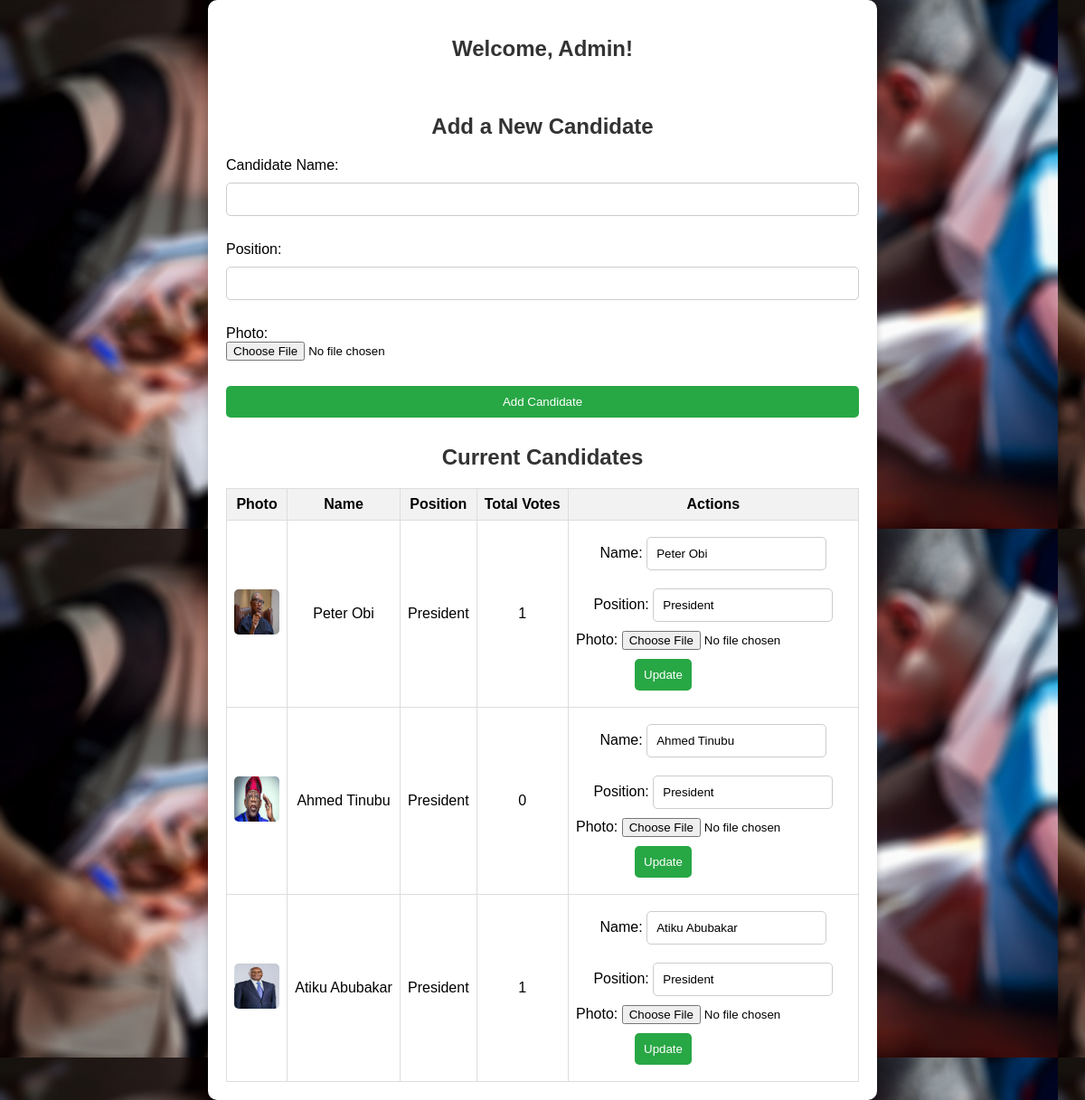
The app's page /admin.php (signed in) with its own data.
### tables this page shows
CREATE TABLE `candidates` (
  `id` int(11) NOT NULL,
  `name` varchar(100) DEFAULT NULL,
  `position` varchar(100) DEFAULT NULL,
  `votes` int(11) DEFAULT 0,
  `photo` varchar(255) DEFAULT NULL
);

### admin.php (the view, shortened to what this page needs)
<?php
require 'db.php';
$candidates = $pdo->query("SELECT * FROM candidates")->fetchAll();
?>
<!DOCTYPE html>
<html lang="en">
<head>
    <link rel="stylesheet" href="style.css">
</head>
<body>
    <div class="container">
        <h2>Welcome, Admin!</h2>
        <a href="logout.php">Logout</a>
        <h2>Add a New Candidate</h2>
        <form method="POST" action="admin.php" enctype="multipart/form-data">
            Candidate Name: <input type="text" name="name" required><br>
            Position: <input type="text" name="position" required><br>
            Photo: <input type="file" name="photo" accept="image/*"><br>
            <button type="submit">Add Candidate</button>
        </form>
        <h2>Current Candidates</h2>
        <table>
            <tr>
                <th>Photo</th>
                <th>Name</th>
                <th>Position</th>
                <th>Total Votes</th>
                <th>Actions</th>
            </tr>
            <?php foreach ($candidates as $candidate): ?>
                <tr>
                    <td>
                        <?php if ($candidate['photo']): ?>
                            <img src="<?php echo htmlspecialchars($candidate['photo']); ?>" alt="Photo" width="50" height="50">
                        <?php else: ?>
                            No Image
                        <?php endif; ?>
                    </td>
                    <td><?php echo htmlspecialchars($candidate['name']); ?></td>
                    <td><?php echo htmlspecialchars($candidate['position']); ?></td>
                    <td><?php echo $candidate['votes']; ?></td>
                    <td>
                        <form method="POST" action="admin.php" style="display:inline;" enctype="multipart/form-data">
                            Name: <input type="text" name="name" value="<?php echo htmlspecialchars($candidate['name']); ?>" required><br>
                            Position: <input type="text" name="position" value="<?php echo htmlspecialchars($candidate['position']); ?>" required><br>
                            Photo: <input type="file" name="photo" accept="image/*"><br>
                            <button type="submit">Update</button>
                        </form>
                        <a href="admin.php?delete_id=<?php echo $candidate['id']; ?>" onclick="return confirm('Are you sure you want to delete this candidate?')">Delete</a>
                    </td>
                </tr>
            <?php endforeach; ?>
        </table>
    </div>
</body>
</html>

### style.css (style rules this page uses)
body { font-family: Arial, sans-serif; display: flex; justify-content: center; align-items: center; min-height: 100vh; margin: 0; background-color: #f7f7f7; background-image: url("uploads/INEC.png"); }
.container { width: 700px; padding: 20px; background: #fff; border-radius: 10px; box-shadow: 0 4px 8px rgba(0, 0, 0, 0.2); }
h2 { text-align: center; color: #333; }
form { display: flex; flex-direction: column; }
input[type="text"], input[type="email"], input[type="password"] { padding: 10px; margin: 10px 0; border: 1px solid #ccc; border-radius: 5px; }
button { padding: 10px; margin: 10px 0; border: none; border-radius: 5px; background-color: #28a745; color: #fff; cursor: pointer; }
a { text-decoration: none; color: #fff; margin-left: 60px; }
table { width: 100%; border-collapse: collapse; margin-top: 20px; }
table, th, td { border: 1px solid #ddd; padding: 8px; text-align: center; }
th { background-color: #f2f2f2; }
img { border-radius: 5px; }

### records on screen
candidates: photo (picture), name "Peter Obi", position "President", votes "1"
candidates: photo (picture), name "Ahmed Tinubu", position "President", votes "0"
candidates: photo (picture), name "Atiku Abubakar", position "President", votes "1"
